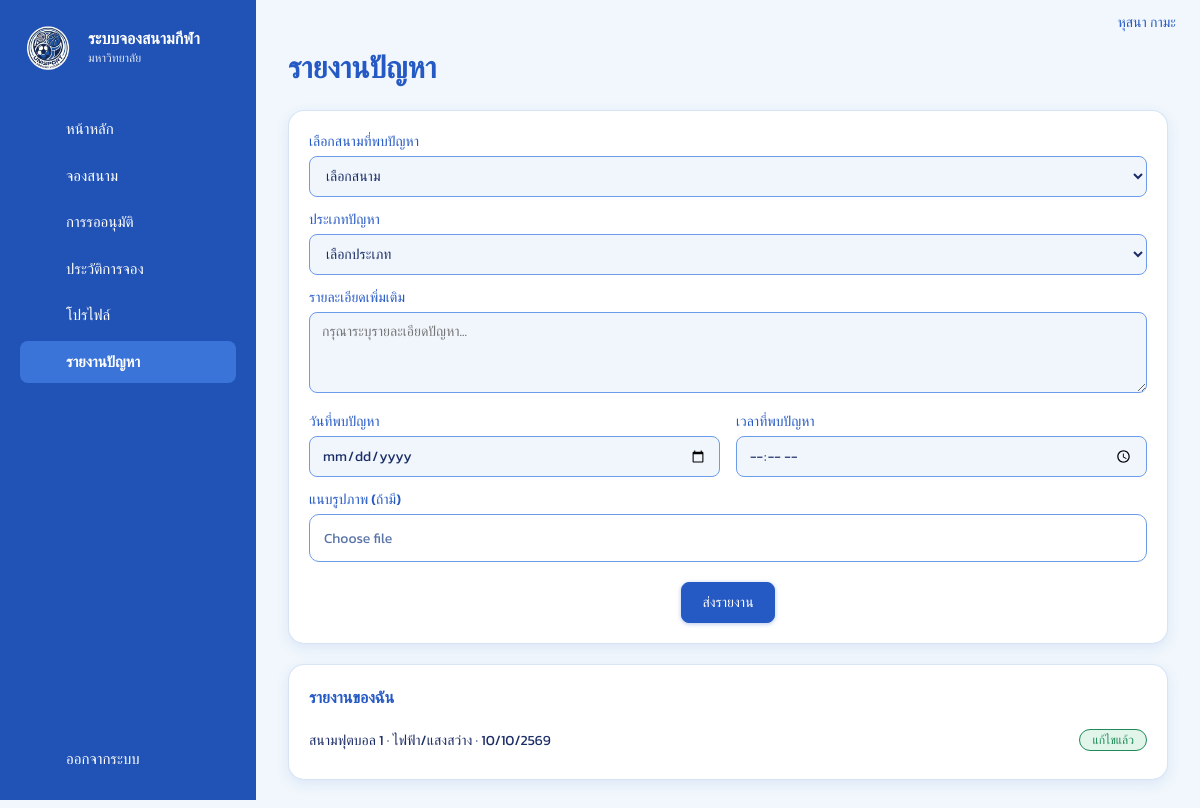
Screenshot of /unisport/report.php (signed in) with the database file from the repository.
### tables this page shows
CREATE TABLE `users` (
  `id` int(10) UNSIGNED NOT NULL,
  `member_code` varchar(30) DEFAULT NULL,
  `first_name` varchar(60) NOT NULL,
  `last_name` varchar(60) NOT NULL DEFAULT '',
  `email` varchar(255) NOT NULL,
  `username` varchar(30) DEFAULT NULL,
  `phone` varchar(20) DEFAULT NULL,
  `avatar_url` varchar(500) DEFAULT NULL,
  `password_hash` varchar(255) NOT NULL,
  `role` enum('user','admin') NOT NULL DEFAULT 'user',
  `created_at` timestamp NOT NULL DEFAULT current_timestamp()
);

CREATE TABLE `reports` (
  `id` int(10) UNSIGNED NOT NULL,
  `user_id` int(10) UNSIGNED NOT NULL,
  `field_id` int(10) UNSIGNED DEFAULT NULL,
  `problem_type` varchar(60) NOT NULL,
  `details` varchar(1000) DEFAULT NULL,
  `found_date` date DEFAULT NULL,
  `found_time` time DEFAULT NULL,
  `photo_url` varchar(500) DEFAULT NULL,
  `status` enum('open','in_progress','resolved') NOT NULL DEFAULT 'open',
  `created_at` timestamp NOT NULL DEFAULT current_timestamp()
);

CREATE TABLE `fields` (
  `id` int(10) UNSIGNED NOT NULL,
  `code` varchar(10) NOT NULL,
  `name` varchar(80) NOT NULL,
  `sport_type` varchar(40) NOT NULL,
  `location` varchar(120) DEFAULT NULL,
  `description` text DEFAULT NULL,
  `image_url` varchar(500) DEFAULT NULL,
  `facilities` varchar(255) NOT NULL DEFAULT '',
  `status` enum('available','unavailable','maintenance') NOT NULL DEFAULT 'available',
  `created_at` timestamp NOT NULL DEFAULT current_timestamp()
);

### unisport/report.php (the view, shortened to what this page needs)
<?php
require __DIR__ . '/includes/bootstrap.php';
require __DIR__ . '/includes/layout.php';
$user = require_login();
$fields = fetch_all('SELECT id, name FROM fields ORDER BY code');
$v = ['field_id' => '', 'problem_type' => '', 'details' => '', 'found_date' => '', 'found_time' => ''];
$mine = fetch_all(
    'SELECT r.*, f.name AS field_name FROM reports r LEFT JOIN fields f ON f.id = r.field_id
      WHERE r.user_id = ? ORDER BY r.created_at DESC, r.id DESC',
    [$user['id']]
);
shell_start('รายงานปัญหา', 'report');
page_title('รายงานปัญหา');
?>
<form method="post" enctype="multipart/form-data" class="card pad">
  <label style="margin-top:0;font-weight:500">เลือกสนามที่พบปัญหา</label>
  <select name="field_id" required><option value="">เลือกสนาม</option>
    <?php foreach ($fields as $x): ?><option value="<?= (int)$x['id'] ?>" <?= $v['field_id'] == $x['id'] ? 'selected' : '' ?>><?= h($x['name']) ?></option><?php endforeach; ?></select>
  <label style="font-weight:500">ประเภทปัญหา</label>
  <select name="problem_type" required><option value="">เลือกประเภท</option>
    <?php foreach (PROBLEM_TYPES as $t): ?><option <?= $v['problem_type'] === $t ? 'selected' : '' ?>><?= h($t) ?></option><?php endforeach; ?></select>
  <label style="font-weight:500">รายละเอียดเพิ่มเติม</label>
  <textarea name="details" rows="3" maxlength="1000" placeholder="กรุณาระบุรายละเอียดปัญหา..."><?= h($v['details']) ?></textarea>
  <div class="grid g2">
    <div><label style="font-weight:500">วันที่พบปัญหา</label><input type="date" name="found_date" max="<?= h(today()) ?>" value="<?= h($v['found_date']) ?>"></div>
    <div><label style="font-weight:500">เวลาที่พบปัญหา</label><input type="time" name="found_time" value="<?= h($v['found_time']) ?>"></div>
  </div>
  <label style="font-weight:500">แนบรูปภาพ (ถ้ามี)</label>
  <div class="file-picker">
    <label class="file-label" for="reportPhoto">Choose file</label>
  </div>
  <div class="center" style="margin-top:20px"><button class="btn" type="submit">ส่งรายงาน</button></div>
</form>
<?php if ($mine): ?>
  <div class="card pad mt">
    <h2 class="h-sec" style="font-size:16px">รายงานของฉัน</h2>
    <?php foreach ($mine as $r): ?>
      <div class="row-line">
        <span><?= h($r['field_name'] ?? '-') ?> · <?= h($r['problem_type']) ?> · <?= h(thai_date($r['created_at'])) ?></span>
        <?= pill(REPORT_STATUS, $r['status']) ?>
      </div>
    <?php endforeach; ?>
  </div>
<?php endif;
shell_end();

### unisport/includes/layout.php (shortened to what this page needs)
<?php
function asset(string $p): string
{
    $file = ROOT_DIR . '/assets/' . ltrim($p, '/');
    return url('assets/' . ltrim($p, '/')) . (is_file($file) ? '?v=' . filemtime($file) : '');
}
function page_head(string $title, string $bodyClass = ''): void
{
    ?>
<!doctype html>
<html lang="th">
<head>
<link rel="stylesheet" href="<?= h(asset('css/style.css')) ?>">
</head>
<body class="<?= h($bodyClass) ?>">
<?php
}
function page_foot(): void
{
    ?>
</body>
</html>
<?php
}
function brand(string $title = APP_NAME, string $sub = 'มหาวิทยาลัย'): string
{
  return '<div class="brand"><img class="brand-logo" src="' . h(asset('logo.png')) . '" alt="โลโก้"><div class="brand-text"><div class="brand-title">'
        . h($title) . '</div><div class="brand-sub">' . h($sub) . '</div></div></div>';
}
function nav_icon(string $name): string
{
  return '<svg class="side-icon" aria-hidden="true" viewBox="0 0 24 24">' . ($paths[$name] ?? '') . '</svg>';
}
function member_nav(): array
{
    return [
    'dashboard' => ['dashboard.php', 'home', 'หน้าหลัก'],
    'book'      => ['book.php', 'calendar', 'จองสนาม'],
    'bookings'  => ['bookings.php', 'checklist', 'การรออนุมัติ'],
    'history'   => ['history.php', 'history', 'ประวัติการจอง'],
    'profile'   => ['profile.php', 'user', 'โปรไฟล์'],
    'report'    => ['report.php', 'alert', 'รายงานปัญหา'],
    ];
}
function shell_start(string $title, string $active, bool $admin = false): void
{
    $u   = current_user();
    $nav = $admin ? admin_nav() : member_nav();
    page_head($title);
    ?>
<div class="shell">
  <aside class="sidebar" id="sidebar">
    <?= brand($admin ? 'ผู้ดูแลระบบ' : APP_NAME, $admin ? APP_NAME : 'มหาวิทยาลัย') ?>
    <nav class="side-nav">
      <?php foreach ($nav as $key => [$href, $icon, $label]): ?>
        <a href="<?= h(url($href)) ?>" class="side-link pressable <?= $key === $active ? 'active' : '' ?>"><span class="ico"><?= nav_icon($icon) ?></span> <?= h($label) ?></a>
      <?php endforeach; ?>
    </nav>
    <div class="side-bottom">
      <form method="post" action="<?= h(url('logout.php')) ?>">
        <button class="side-link side-btn" type="submit"><span class="ico"><?= nav_icon('logout') ?></span> ออกจากระบบ</button>
      </form>
    </div>
  </aside>
  <main class="main">
    <header class="topbar">
      <div class="topbar-user">
        <?= h(user_name($u) ?: ($u['email'] ?? '')) ?>
      </div>
    </header>
    <div class="content">
<?php
}
function shell_end(): void
{
    echo "    </div>\n  </main>\n</div>\n";
    page_foot();
}
function page_title(string $title, string $sub = '', string $actionHtml = ''): void
{
    echo '<div class="page-title"><div><h1>' . h($title) . '</h1>'
        . ($sub !== '' ? '<p class="muted">' . $sub . '</p>' : '')
        . '</div>' . $actionHtml . '</div>';
}

### unisport/includes/bootstrap.php (shortened to what this page needs)
<?php
function url(string $path = ''): string
{
    return BASE_URL . '/' . ltrim($path, '/');
}
function h(mixed $s): string
{
    return htmlspecialchars((string)($s ?? ''), ENT_QUOTES | ENT_SUBSTITUTE, 'UTF-8');
}
function db(): PDO
{
    static $pdo = null;
    if ($pdo instanceof PDO) {
        return $pdo;
    }
    $dsn = sprintf('mysql:host=%s;port=%d;dbname=%s;charset=utf8mb4', DB_HOST, DB_PORT, DB_NAME);
    try {
        $pdo = new PDO($dsn, DB_USER, DB_PASS, [
            PDO::ATTR_ERRMODE            => PDO::ERRMODE_EXCEPTION,
            PDO::ATTR_DEFAULT_FETCH_MODE => PDO::FETCH_ASSOC,
            PDO::ATTR_EMULATE_PREPARES   => false,
            PDO::MYSQL_ATTR_INIT_COMMAND => "SET NAMES utf8mb4, time_zone = '+07:00'",
        ]);
    } catch (PDOException $e) {
        error_log('DB connect failed: ' . $e->getMessage());
        $unknownDb = (int)$e->getCode() === 1049;
        $msg  = '<p>เชื่อมต่อฐานข้อมูลไม่สำเร็จ</p><ol>';
        $msg .= '<li>เปิด <b>XAMPP Control Panel</b> แล้วกด <b>Start</b> ที่ <b>MySQL</b></li>';
        $msg .= $unknownDb
            ? '<li>ยังไม่มีฐานข้อมูล <code>' . h(DB_NAME) . '</code> — เปิด <a href="' . h(url('install.php')) . '">install.php</a> หรือ import ไฟล์ <code>database.sql</code> ใน phpMyAdmin</li>'
            : '<li>ตรวจค่า <code>DB_HOST / DB_PORT / DB_USER / DB_PASS</code> ในไฟล์ <code>includes/config.php</code></li>';
        $msg .= '</ol>' . (APP_DEBUG ? '<p><code>' . h($e->getMessage()) . '</code></p>' : '');
        fatal_page('เชื่อมต่อฐานข้อมูลไม่ได้', $msg);
    }
    return $pdo;
}
function q(string $sql, array $params = []): PDOStatement
{
    $st = db()->prepare($sql);
    $st->execute($params);
    return $st;
}
function fetch_all(string $sql, array $params = []): array { return q($sql, $params)->fetchAll(); }
function fetch_one(string $sql, array $params = []): ?array { $r = q($sql, $params)->fetch(); return $r === false ? null : $r; }
function current_user(bool $refresh = false): ?array
{
    static $cache = false;
    if ($cache !== false) {
        return $cache;
    }
    $id = (int)($_SESSION['uid'] ?? 0);
    $cache = $id ? fetch_one('SELECT * FROM users WHERE id = ?', [$id]) : null;
    return $cache;
}
function user_name(?array $u): string
{
    return $u ? trim($u['first_name'] . ' ' . $u['last_name']) : '';
}
function require_login(): array
{
    $u = current_user();
    return $u;
}
function pill(array $map, string $key): string
{
    [$label, $tone] = $map[$key] ?? [$key, 'warn'];
    return '<span class="pill pill-' . h($tone) . '">' . h($label) . '</span>';
}
function today(): string { return date('Y-m-d'); }
function thai_date(?string $d): string
{
    $ts = strtotime(substr($d, 0, 10));
    return $ts ? date('d/m/', $ts) . ((int)date('Y', $ts) + 543) : '-';
}
function img_url(?string $v): string
{
    $v = (string)$v;
    return preg_match('#^https?://#i', $v) ? $v : url($v);
}

### rows the page displays
users: user_name($u) ?: ($u['email'] ?? '') "หุสนา กามะ"
reports: field.name "สนามฟุตบอล 1", problem_type "ไฟฟ้า/แสงสว่าง", created_at "10/10/2569"

### other values shown
$title "ระบบจองสนามกีฬา"
$sub "มหาวิทยาลัย"
$label "หน้าหลัก"
$label "จองสนาม"
$label "การรออนุมัติ"
$label "ประวัติการจอง"
$label "โปรไฟล์"
$label "รายงานปัญหา"
$title "รายงานปัญหา"
